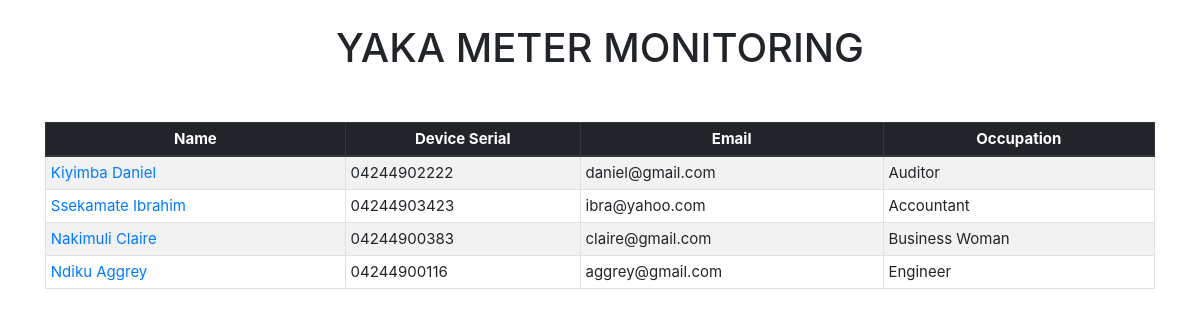
/meter_data/, run on the app's committed database.
### meter_data/models.py (models this page shows, shortened)
class Client(models.Model):
    name = models.CharField(max_length = 255)
    email = models.CharField(max_length = 255)
    device_serial = models.CharField(max_length = 255)
    occupation = models.CharField(max_length = 255)

### meter_data/views.py (the view)
# urls.py: path('', views.clientshow, name='clientshow'),
def clientshow(request):
    if(request.method == 'GET'):
        try:
            clientsdata = Client.objects.all().order_by("-pk")
            context = {'clientsdata': clientsdata}
            return render(request, 'clientsview.html', context)
        except:
            return HttpResponse("<br><h3> There is no client data in the data base. Register some clients and try again </h3>")

### meter_data/templates/clientsview.html (shortened to what this page needs)
<!DOCTYPE html>
<html lang="en">
<head>
    <link rel="stylesheet" href="https://maxcdn.bootstrapcdn.com/bootstrap/4.0.0/css/bootstrap.min.css">
</head>
<body>
    <div class = "container"><br>
        <h1 class = "text-center">
            YAKA METER MONITORING
        </h1>
        <table class="table table-striped table-edits table-bordered">
            <thead class="thead-dark">
                <tr class="text-center">
                    <th>Name</th>
                    <th>Device Serial </th>
                    <th>Email </th>
                    <th>Occupation </th>
                </tr>
            </thead>
                <tbody>
                    {%for data in clientsdata %}
                <tr >
                    <td><a href="{% url 'datashow' data.pk %}" target = "_blank">{{data.name}}</a></td>
                    <td>{{data.device_serial}}</td>
                    <td>{{data.email}}</td>
                    <td>{{data.occupation}}</td>
                </tr>
                {% endfor %}
                </tbody>
            </table>
    </div>
</body>
</html>

### meter_data/templates/clientsview.html (style rules this page uses)
h1 { margin-bottom: 50px; }
.table-edits { font-size: 15px ; }
.table-edits tbody tr td, .table-edits thead tr th { padding: 0.3rem ; }

### data on the page
Client: name "Kiyimba Daniel", device_serial "04244902222", email "daniel@gmail.com", occupation "Auditor"
Client: name "Ssekamate Ibrahim", device_serial "04244903423", email "ibra@yahoo.com", occupation "Accountant"
Client: name "Nakimuli Claire", device_serial "04244900383", email "claire@gmail.com", occupation "Business Woman"
Client: name "Ndiku Aggrey", device_serial "04244900116", email "aggrey@gmail.com", occupation "Engineer"
